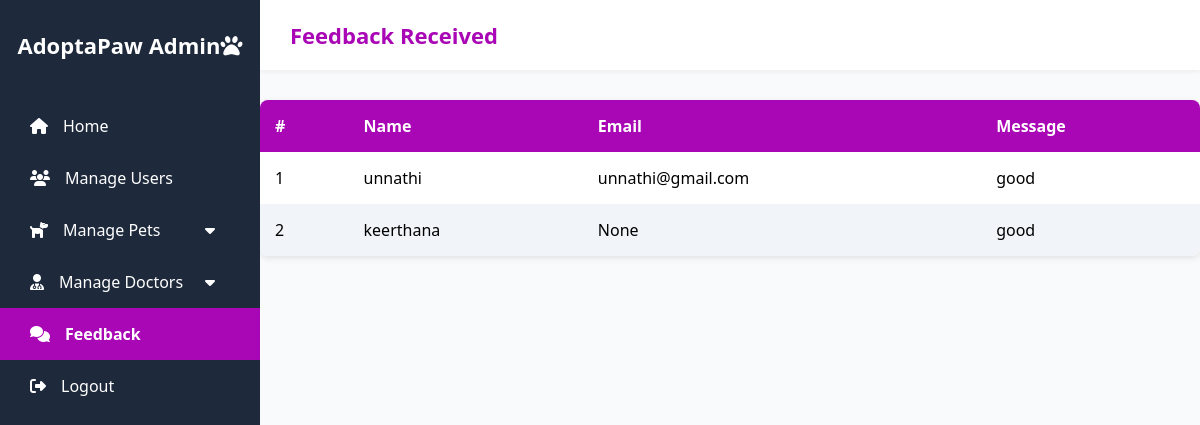
Screenshot of /viewfeedback/ with the database file from the repository.
### pets/models.py (models this page shows, shortened)
class Feedback(models.Model):
    name = models.CharField(max_length=255)
    email = models.EmailField(null=True, blank=True)
    message = models.TextField()

### pets/views.py (the view)
# urls.py: path('viewfeedback/', views.view_feedback, name='view_feedback'),
def view_feedback(request):
    feedbacks = Feedback.objects.all()  # Retrieve all feedback entries
    return render(request, 'view_feedback.html', {'feedbacks':feedbacks})

### pets/templates/view_feedback.html (shortened to what this page needs)
{% load static %}
<!DOCTYPE html>
<html lang="en">
<head>
    <link rel="stylesheet" href="https://cdnjs.cloudflare.com/ajax/libs/font-awesome/6.5.1/css/all.min.css">
</head>
<body>
    <div class="sidebar">
        <div class="logo">AdoptaPaw Admin<i class="fas fa-paw"></i></div>
        <a href="{% url 'admin_home' %}"><i class="fas fa-home"></i> Home</a>
        <a href="{% url 'manage_users' %}"><i class="fas fa-users"></i> Manage Users</a>
        <div class="dropdown-link">
            <a href="#"><i class="fas fa-dog"></i> Manage Pets <i class="fas fa-caret-down"
                    style="margin-left:auto;"></i></a>
        </div>
        <div class="dropdown-link">
            <a href="#"><i class="fas fa-user-md"></i> Manage Doctors <i class="fas fa-caret-down"
                    style="margin-left:auto;"></i></a>
        </div>
        <a href="{% url 'view_feedback' %}" class="active"><i class="fas fa-comments"></i> Feedback</a>
        <a href="#" onclick="logout()"><i class="fas fa-sign-out-alt"></i> Logout</a>
    </div>
    <div class="main">
        <div class="topbar">
            <h1>Feedback Received</h1>
        </div>
        <table>
            <thead>
                <tr>
                    <th>#</th>
                    <th>Name</th>
                    <th>Email</th>
                    <th>Message</th>
                </tr>
            </thead>
            <tbody>
                {% for feedback in feedbacks %}
                <tr>
                    <td>{{ forloop.counter }}</td>
                    <td>{{ feedback.name }}</td>
                    <td>{{ feedback.email }}</td>
                    <td>{{ feedback.message }}</td>
                </tr>
                {% empty %}
                <tr>
                    <td colspan="4">No feedback messages yet.</td>
                </tr>
                {% endfor %}
            </tbody>
        </table>
    </div>
</body>
</html>

### pets/templates/view_feedback.html (style rules this page uses)
* { margin: 0; padding: 0; box-sizing: border-box; }
body { font-family: 'Segoe UI', sans-serif; background-color: #f9fafb; display: flex; height: 100vh; }
.sidebar { width: 260px; background-color: #1e293b; color: white; display: flex; flex-direction: column; padding-top: 30px; position: fixed; height: 100%; }
.sidebar .logo { font-size: 22px; font-weight: bold; text-align: center; margin-bottom: 40px; }
.sidebar a { color: white; padding: 15px 30px; text-decoration: none; display: flex; align-items: center; transition: background 0.3s ease; }
.sidebar a i { margin-right: 15px; }
.dropdown-link { position: relative; display: flex; flex-direction: column; }
.dropdown-link>a { display: flex; align-items: center; padding: 15px 30px; color: white; text-decoration: none; transition: background 0.3s ease; }
.sidebar .active { background-color: #a906b5; font-weight: bold; }
.main { margin-left: 260px; width: calc(100% - 260px); display: flex; flex-direction: column; height: 100vh; }
.topbar { background-color: #fff; padding: 20px 30px; box-shadow: 0 2px 4px rgba(0, 0, 0, 0.05); display: flex; justify-content: space-between; align-items: center; }
.topbar h1 { font-size: 22px; color: #a906b5; }
.topbar h1 { color: #a906b5; }
table { width: 100%; margin-top: 30px; background-color: white; border-radius: 8px; overflow: hidden; box-shadow: 0 2px 6px rgba(0, 0, 0, 0.1); border-collapse: collapse; }
th, td { padding: 15px; text-align: left; }
th { background-color: #a906b5; color: white; }
tr:nth-child(even) { background-color: #f1f5f9; }

### rows the page displays
Feedback: name "unnathi", email "unnathi@gmail.com", message "good"
Feedback: name "keerthana", email "None", message "good"
